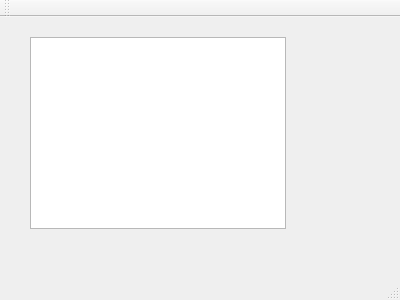
<?xml version="1.0" encoding="UTF-8"?>
<ui version="4.0">
 <class>MainWindow</class>
 <widget class="QMainWindow" name="MainWindow">
  <property name="geometry">
   <rect>
    <x>0</x>
    <y>0</y>
    <width>400</width>
    <height>300</height>
   </rect>
  </property>
  <property name="windowTitle">
   <string>MainWindow</string>
  </property>
  <widget class="QWidget" name="centralWidget">
   <widget class="QTextBrowser" name="textBrowser">
    <property name="geometry">
     <rect>
      <x>30</x>
      <y>20</y>
      <width>256</width>
      <height>192</height>
     </rect>
    </property>
   </widget>
  </widget>
  <widget class="QMenuBar" name="menuBar">
   <property name="geometry">
    <rect>
     <x>0</x>
     <y>0</y>
     <width>400</width>
     <height>23</height>
    </rect>
   </property>
  </widget>
  <widget class="QToolBar" name="mainToolBar">
   <attribute name="toolBarArea">
    <enum>TopToolBarArea</enum>
   </attribute>
   <attribute name="toolBarBreak">
    <bool>false</bool>
   </attribute>
  </widget>
  <widget class="QStatusBar" name="statusBar"/>
 </widget>
 <layoutdefault spacing="6" margin="11"/>
 <resources/>
 <connections/>
</ui>
